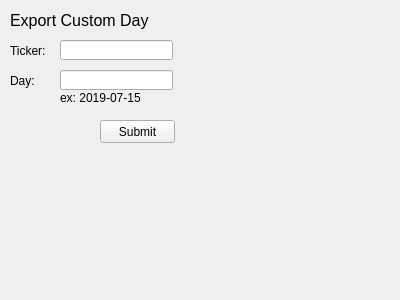
<?xml version="1.0" encoding="UTF-8"?>
<ui version="4.0">
 <class>Form</class>
 <widget class="QWidget" name="Form">
  <property name="geometry">
   <rect>
    <x>0</x>
    <y>0</y>
    <width>400</width>
    <height>300</height>
   </rect>
  </property>
  <property name="windowTitle">
   <string>Form</string>
  </property>
  <widget class="QLabel" name="label">
   <property name="geometry">
    <rect>
     <x>10</x>
     <y>10</y>
     <width>151</width>
     <height>21</height>
    </rect>
   </property>
   <property name="font">
    <font>
     <pointsize>12</pointsize>
    </font>
   </property>
   <property name="text">
    <string>Export Custom Day</string>
   </property>
  </widget>
  <widget class="QLabel" name="label_2">
   <property name="geometry">
    <rect>
     <x>10</x>
     <y>40</y>
     <width>47</width>
     <height>21</height>
    </rect>
   </property>
   <property name="text">
    <string>Ticker:</string>
   </property>
  </widget>
  <widget class="QLineEdit" name="lineEdit">
   <property name="geometry">
    <rect>
     <x>60</x>
     <y>40</y>
     <width>113</width>
     <height>20</height>
    </rect>
   </property>
  </widget>
  <widget class="QLabel" name="label_3">
   <property name="geometry">
    <rect>
     <x>10</x>
     <y>70</y>
     <width>47</width>
     <height>21</height>
    </rect>
   </property>
   <property name="text">
    <string>Day:</string>
   </property>
  </widget>
  <widget class="QLineEdit" name="lineEdit_2">
   <property name="geometry">
    <rect>
     <x>60</x>
     <y>70</y>
     <width>113</width>
     <height>20</height>
    </rect>
   </property>
  </widget>
  <widget class="QPushButton" name="pushButton">
   <property name="geometry">
    <rect>
     <x>100</x>
     <y>120</y>
     <width>75</width>
     <height>23</height>
    </rect>
   </property>
   <property name="text">
    <string>Submit</string>
   </property>
  </widget>
  <widget class="QLabel" name="label_4">
   <property name="geometry">
    <rect>
     <x>60</x>
     <y>90</y>
     <width>81</width>
     <height>16</height>
    </rect>
   </property>
   <property name="text">
    <string>ex: 2019-07-15</string>
   </property>
  </widget>
 </widget>
 <resources/>
 <connections/>
</ui>
